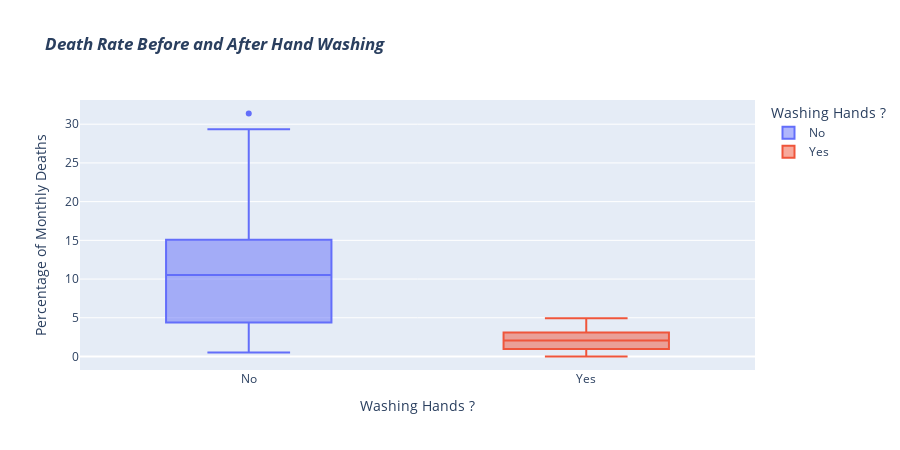

Write notebook code for a chart like this one.
### Code cell
# Creating a Box Plot to show Data Before and After Handwashing made obligatory.
box_handwashing = px.box(
    data_frame=df_monthly,
    x='washing_hands',
    y='pct_deaths',
    color='washing_hands',
    labels={'pct_deaths':'Percentage of Monthly Deaths', 'washing_hands':'Washing Hands ?'},
    title='<em>Death Rate Before and After Hand Washing</em>',
    height=450, width=900,
)
box_handwashing.show()

### Figure 1 — Plotly figure (JSON) as saved in the notebook; plotly's stock layout.template omitted (floating-point values rounded to 4 significant figures)
{"data": [{"alignmentgroup": "True", "hovertemplate": "Washing Hands ?=%{x}<br>Percentage of Monthly Deaths=%{y}<extra></extra>", "legendgroup": "No", "marker": {"color": "#636efa"}, "name": "No", "notched": false, "offsetgroup": "No", "orientation": "v", "showlegend": true, "type": "box", "x": ["No", "No", "No", "No", "No", "No", "No", "No", "No", "No", "No", "No", "No", "No", "No", "No", "No", "No", "No", "No", "No", "No", "No", "No", "No", "No", "No", "No", "No", "No", "No", "No", "No", "No", "No", "No", "No", "No", "No", "No", "No", "No", "No", "No", "No", "No", "No", "No", "No", "No", "No", "No", "No", "No", "No", "No", "No", "No", "No", "No", "No", "No", "No", "No", "No", "No", "No", "No", "No", "No", "No", "No", "No", "No", "No", "No"], "x0": " ", "xaxis": "x", "y": [14.57, 7.531, 4.332, 1.569, 0.7843, 5, 8.421, 1.351, 1.878, 11.02, 22.55, 20.85, 12.22, 10.23, 10.74, 3.226, 6.593, 20.78, 25.46, 18.39, 29.34, 22.97, 31.38, 19.12, 15.97, 12.41, 11.93, 6.098, 4.082, 0.5236, 1.554, 2.262, 17.6, 7.143, 8.051, 15.16, 11.28, 17.03, 17.31, 5.833, 2.679, 4.369, 6.32, 1.224, 3.226, 11.02, 10.55, 7.591, 4.745, 4.452, 4.231, 4.392, 7.143, 6.122, 3.586, 10.55, 14.84, 10.94, 10.49, 13.39, 18.09, 15.43, 18.97, 13.44, 10.15, 13.1, 18.06, 14.39, 14.96, 10.77, 5.369, 3.215, 1.923, 3.607, 18.27, 12.24], "y0": " ", "yaxis": "y"}, {"alignmentgroup": "True", "hovertemplate": "Washing Hands ?=%{x}<br>Percentage of Monthly Deaths=%{y}<extra></extra>", "legendgroup": "Yes", "marker": {"color": "#EF553B"}, "name": "Yes", "notched": false, "offsetgroup": "Yes", "orientation": "v", "showlegend": true, "type": "box", "x": ["Yes", "Yes", "Yes", "Yes", "Yes", "Yes", "Yes", "Yes", "Yes", "Yes", "Yes", "Yes", "Yes", "Yes", "Yes", "Yes", "Yes", "Yes", "Yes", "Yes", "Yes", "Yes"], "x0": " ", "xaxis": "x", "y": [2.239, 1.2, 1.894, 4.58, 3.957, 4.472, 2.93, 3.534, 0.6873, 0, 0.6557, 0.9585, 1.136, 0.3717, 0, 0.9615, 2.341, 2.903, 1.34, 2.233, 3.085, 4.926], "y0": " ", "yaxis": "y"}], "layout": {"boxmode": "overlay", "height": 450, "legend": {"title": {"text": "Washing Hands ?"}, "tracegroupgap": 0}, "title": {"text": "<em>Death Rate Before and After Hand Washing</em>"}, "width": 900, "xaxis": {"anchor": "y", "categoryarray": ["No", "Yes"], "categoryorder": "array", "domain": [0, 1], "title": {"text": "Washing Hands ?"}}, "yaxis": {"anchor": "x", "domain": [0, 1], "title": {"text": "Percentage of Monthly Deaths"}}}}
